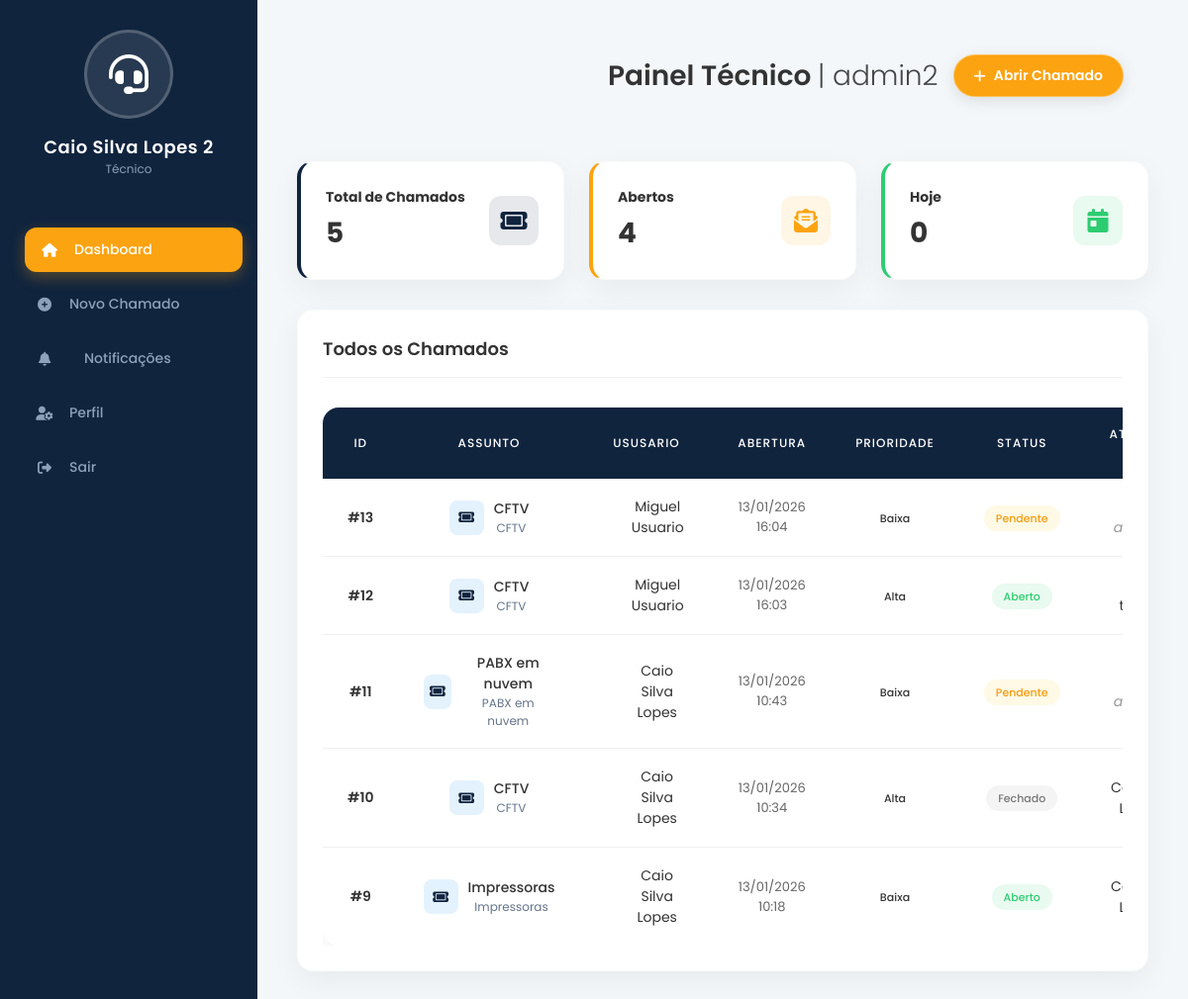
The page /tecnico/dashboard/ (signed in) on the database as committed earlier.
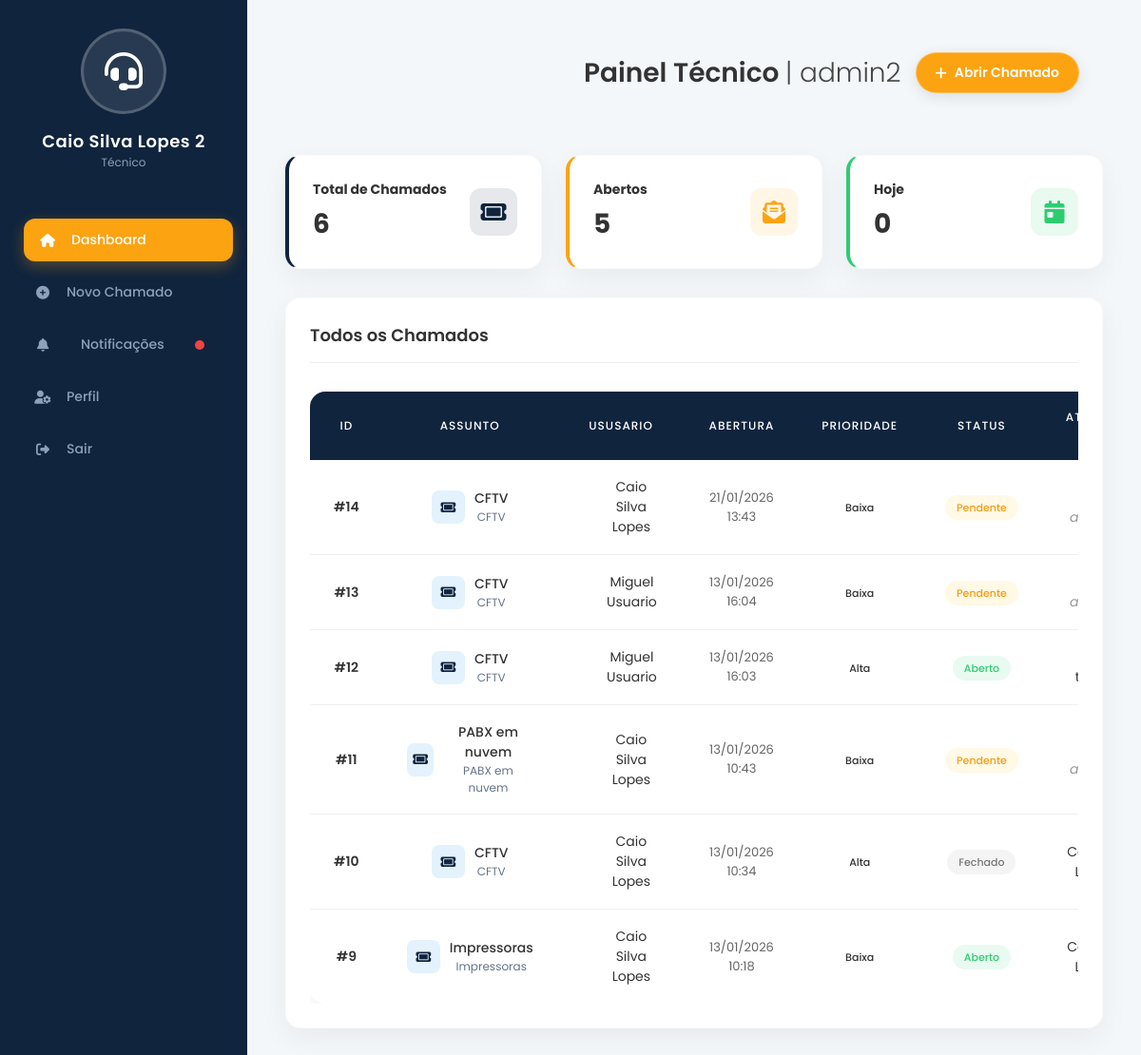
The same page on the database as committed later.
### tickets/models.py (models this page shows, shortened)
class Tickets (models.Model):
    STATUS_CHOICES = [
        ('SEM', 'Sem atendimento'),
        ('ABE', 'Aberto'),
        ('FEC', 'Fechado'),
    ]
    PRIORITY_CHOICES =[
        ('DEF','desconhecido'),
        ('BAX','Baixa'),
        ('MED','Média'),
        ('ALT','Alta'),
        ('URG','Urgente'),
        ]
    id = models.AutoField(primary_key=True)
    category = models.ForeignKey(Category, on_delete=models.PROTECT,related_name='Categoria')
    opened_by=models.ForeignKey(settings.AUTH_USER_MODEL, on_delete=models.PROTECT,related_name='tickets_opened')
    attributed_to=models.ForeignKey(settings.AUTH_USER_MODEL, on_delete=models.PROTECT,related_name='tickets_assigned', blank=True, null=True)
    description = models.CharField(max_length=400, blank=False, null=False)
    status = models.CharField(max_length=3, choices=STATUS_CHOICES, default='SEM')
    priority = models.CharField(max_length=3, choices=PRIORITY_CHOICES, default='DEF')
    opening_date = models.DateTimeField(auto_now_add=True)
    updated_date = models.DateTimeField(auto_now=True)
    closing_date = models.DateTimeField(null=True, blank=True)
    attachment = models.ImageField(upload_to='attachment/', null=True, blank=True)
    sla_response_due_at = models.DateTimeField(null=True, blank=True, verbose_name="SLA response")
    sla_resolution_due_at = models.DateTimeField(null=True, blank=True, verbose_name="SLA resolution")

class Category(models.Model):
    id = models.AutoField(primary_key=True)
    name = models.CharField(max_length=50, blank=False, null=False)
    description = models.CharField(max_length=400, blank=True, null=True)

### users/models.py (models this page shows, shortened)
class Account(AbstractUser):
    enterprise = models.ForeignKey(
        Enterprise,
        on_delete=models.PROTECT,
        related_name='accounts',
        verbose_name='Empresa',
        null=True,
        blank=True
    )
    IS_TECH_CHOICES = (
        (False, 'Usuário'),
        (True, 'Técnico'),
    )
    is_technician = models.BooleanField(
        default=False,
        verbose_name="É técnico?",
        choices=IS_TECH_CHOICES
    )
    display_name = models.CharField(max_length=200, verbose_name="Nome Completo", blank=True)
    email_confirmed = models.BooleanField(default=False, verbose_name="Email Confirmado")

### users/views.py (the view)
# urls.py: path("tecnico/dashboard/", dashboard_technical, name="dashboard_technical"),
@login_required
def dashboard_technical(request):
    if not request.user.is_technician:
        return redirect('novo_ticket')
    tech = request.user
    tickets = Tickets.objects.all().order_by('-opening_date')
    today = timezone.now().date()
    today_count = tickets.filter(opening_date__date=today).count()
    open_count = tickets.filter(status__in=['ABE', 'SEM']).count()
    urgent_count = tickets.filter(priority__in=['URG', 'ALT']).count()
    total_count = tickets.count()
    context = {
        'tech': tech,
        'tickets': tickets,
        'today_count': today_count,
        'open_count': open_count,
        'urgent_count': urgent_count,
        'total_count': total_count,
    }
    return render(request, 'dashboard_technical.html', context)

### users/context_processors.py (called while the page is built)
def notification_counts(request):
    if request.user.is_authenticated:
        count = Notification.objects.filter(recipient=request.user, is_read=False).count()
        return {
            'unread_notifications_count': count,
            'has_unread_notifications': count > 0
        }
    return {}

### users/templates/dashboard_technical.html (shortened to what the changed rows need)
{% load static %}
<!DOCTYPE html>
<html lang="pt-br">
<head>
    <link rel="stylesheet" href="https://cdnjs.cloudflare.com/ajax/libs/font-awesome/6.4.0/css/all.min.css">
    <link rel="stylesheet" href="{% static 'css/global.css' %}?v=2">
    <link rel="stylesheet" href="{% static 'css/components.css' %}?v=2">
    <link rel="stylesheet" href="{% static 'css/dashboard.css' %}?v=7">
</head>
<body>
    {% include 'partials/sidebar.html' %}
    <main class="main-content">
        <div class="welcome-section">
            <div class="welcome-header">
                <h1 class="welcome-title">
                    Painel Técnico <span>| {{ user.get_full_name | default:user.username }}</span>
                </h1>
            </div>
        </div>
        <div class="stats-grid" style=" grid-template-columns: repeat(3, 1fr);">
            <div class="card" style="border-left: 4px solid var(--primary-color);">
                <div class="card-body" style="display: flex; align-items: center; justify-content: space-between;">
                    <div>
                        <h5 class="text-secondary" style="font-size: 14px; margin-bottom: 5px;">Total de Chamados</h5>
                        <h2 style="font-size: 28px; font-weight: 700; color: var(--text-primary); margin: 0;">
                            {{ total_count }}
                        </h2>
                    </div>
                </div>
            </div>
            <div class="card" style="border-left: 4px solid var(--accent-orange);">
                <div class="card-body" style="display: flex; align-items: center; justify-content: space-between;">
                    <div>
                        <h5 class="text-secondary" style="font-size: 14px; margin-bottom: 5px;">Abertos</h5>
                        <h2 style="font-size: 28px; font-weight: 700; color: var(--text-primary); margin: 0;">
                            {{ open_count }}
                        </h2>
                    </div>
                </div>
            </div>
            <div class="card" style="border-left: 4px solid #2ecc71;">
                <div class="card-body" style="display: flex; align-items: center; justify-content: space-between;">
                    <div>
                        <h2 style="font-size: 28px; font-weight: 700; color: var(--text-primary); margin: 0;">
                            {{ today_count|default:"0" }}
                        </h2>
                    </div>
                </div>
            </div>
        </div>
        <div class="card">
            <div class="table-responsive">
                <table class="styled-table" style="width: 100%;">
                    <thead>
                        <tr>
                            <th>ID</th>
                            <th>Assunto</th>
                            <th>Ususario</th>
                            <th>Abertura</th>
                            <th>Prioridade</th>
                            <th>Status</th>
                            <th>Atribuído a</th>
                        </tr>
                    </thead>
                    <tbody>
                        {% for ticket in tickets %}
                        <tr>
                            <td style="font-weight: 600;">#{{ ticket.id }}</td>
                            <td>
                                <div style="display: flex;justify-content: center;  align-items: center; gap: 10px;">
                                    <div
                                        style="width: 35px; height: 35px; background: #e3f2fd; border-radius: 8px; display: flex; align-items: center; justify-content: center; color: var(--primary-color);">
                                        <i class="fa-solid fa-ticket"></i>
                                    </div>
                                    <div>
                                        <div style="font-weight: 500; color: var(--text-primary);">
                                            {{ticket.category.name|truncatechars:40 }}</div>
                                        <div style="font-size: 12px; color: var(--text-secondary);">
                                            {{ticket.category.name|default:'Geral' }}</div>
                                    </div>
                                </div>
                            </td>
                            <td>
                                <div style="display: flex;justify-content: center;align-items: center; gap: 8px;">
                                    <div class="avatar-small"
                                        style="background-color: var(--secondary-color); color: white; width: 24px; height: 24px; font-size: 10px;">
                                    </div>
                                    {{ ticket.opened_by.display_name|default:ticket.opened_by.username }}
                                </div>
                            </td>
                            <td style="font-size: 13px; color: #666;">
                                {{ ticket.opening_date|date:"d/m/Y H:i" }}
                            </td>
                            <td>
                                {% if ticket.priority == 'URG' or ticket.priority == 'ALT' %}
                                <span class="badge badge-high">Alta</span>
                                {% elif ticket.priority == 'MED' %}
                                <span class="badge badge-medium">Média</span>
                                {% else %}
                                <span class="badge badge-low">Baixa</span>
                                {% endif %}
                            </td>
                            <td>
                                {% if ticket.status == 'ABE' %}
                                <span class="badge badge-open">Aberto</span>
                                {% elif ticket.status == 'FEC' %}
                                <span class="badge badge-closed">Fechado</span>
                                {% else %}
                                <span class="badge badge-pending">Pendente</span>
                                {% endif %}
                            </td>
                            <td>
                                {% if ticket.attributed_to %}
                                <div style="display: flex;justify-content: center; align-items: center; gap: 5px;">
                                    {{ ticket.attributed_to.display_name|default:ticket.attributed_to.username }}
                                </div>
                                {% else %}
                                <span style="color: #999; font-style: italic;">Não atribuído</span>
                                {% endif %}
                            </td>
                        </tr>
                        {% endfor %}
                    </tbody>
                </table>
            </div>
        </div>
    </main>
</body>
</html>

### users/templates/partials/sidebar.html (shortened to what this page needs)
<aside class="sidebar">
    <div class="profile-section">
        <div class="profile-img">
            {% if request.user.is_technician %}
            <i class="fa-solid fa-headset"></i>
            {% else %}
            <i class="fa-solid fa-user"></i>
            {% endif %}
        </div>
        <div class="profile-name">
            {{ request.user.display_name|default:request.user.username }}
        </div>
        {% if request.user.is_technician %}
        <div style="font-size: 12px; color: #8da1b9;">Técnico</div>
        {% endif %}
    </div>
    <ul class="nav-menu">
        {% if request.user.is_technician %}
        <li><a href="{% url 'dashboard_technical' %}"
                class="{% if request.resolver_match.url_name == 'dashboard_technical' %}active{% endif %}"><i
                    class="fa-solid fa-house"></i> <span>Dashboard</span></a></li>
        <li><a href="{% url 'novo_ticket' %}"
                class="{% if request.resolver_match.url_name == 'novo_ticket' %}active{% endif %}"><i
                    class="fa-solid fa-plus-circle"></i> <span>Novo Chamado</span></a></li>
        <li><a href="{% url 'notifications' %}"
                class="{% if request.resolver_match.url_name == 'notifications' %}active{% endif %}"
                style="display: flex; align-items: center; justify-content: space-between;">
                <div style="display: flex; align-items: center; gap: 15px;">
                    <i class="fa-solid fa-bell"></i> <span>Notificações</span>
                </div>
                {% if has_unread_notifications %}
                <span
                    style="background: #ef4444; width: 10px; height: 10px; border-radius: 50%; display: inline-block; margin-right: 10px;"></span>
                {% endif %}
            </a></li>
        <li><a href="{% url 'perfil' %}"
                class="{% if request.resolver_match.url_name == 'perfil' %}active{% endif %}"><i
                    class="fa-solid fa-user-gear"></i> <span>Perfil</span></a></li>
        {% endif %}
        <li><a href="{% url 'logout_client' %}"><i class="fa-solid fa-right-from-bracket"></i> <span>Sair</span></a>
        </li>
    </ul>
</aside>

Rows that differ between the two databases and show on the page:
added Tickets: id "14", category.name "CFTV", opened_by.display_name "Caio Silva Lopes", opening_date "21/01/2026 13:43", priority "Baixa", status "Pendente"
Other text that changed with them:
{{ total_count }}: "5" → "6"
{{ open_count }}: "4" → "5"
